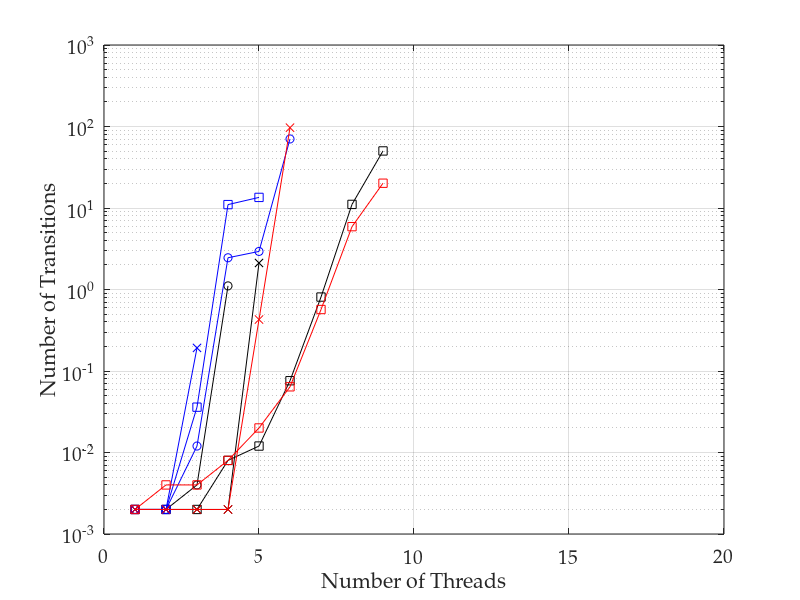

Here is the MATLAB script that generated this plot: (Note: this script raises an error after producing the figure.)
%% importing data
transitions = dlmread('t43_time_tpl4_ops3.csv', ',', 0, 0);
% convert 0 values to NaNs, as these don't plot
transitions(transitions==0)=nan;
threads = [1:9];

%% plotting lines

semilogy(threads, transitions(:, 1), 'ko-')
hold on
semilogy(threads, transitions(:, 2), 'kx-')
semilogy(threads, transitions(:, 3), 'ks-')
semilogy(threads, transitions(:, 4), 'bo-')
semilogy(threads, transitions(:, 5), 'bx-')
semilogy(threads, transitions(:, 6), 'bs-')
semilogy(threads, transitions(:, 7), 'rx-')
semilogy(threads, transitions(:, 8), 'rs-')
hold off
grid on

%% adding axis labels
ax = gca;
set(ax, 'FontName', 'Palatino Linotype', 'FontSize', 14);
xlabel('Number of Threads');
ylabel('Number of Transitions');
axis([0 20 .001 1000])
ax.XTick = [0 5 10 15 20];
ax.YTick = [0.01 0.1 1 10 100];
set(ax,'YMinorGrid','Off', 'YMinorTick','Off');

%% output pdf file
h = figure(1);
h.Units = 'centimeters'; % set figure position to cm
%h.Position(2) = [h.Position(2)-9]; % set figure position bevore resize
h.Position([3:4]) = [10,7]; % resize figure
Plot2LaTeX( h, 't43_time_tpl4_ops3' )